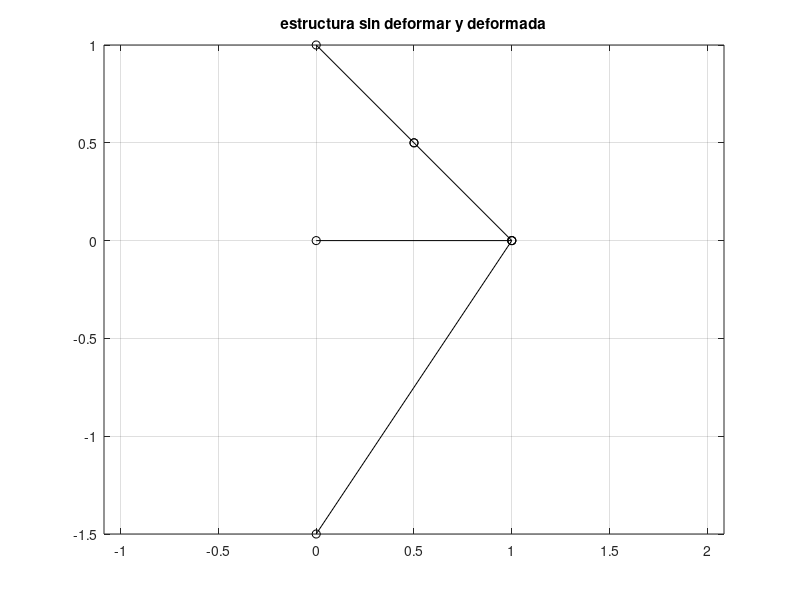

Recreate this plot in MATLAB. (Note: this script raises an error after producing the figure.)
%% Problema 0 de cálculo matricial enb MEF
clear; close all; clc

%% Datos de entrada
L = 1; % longitud característica de la estructura
E = 1; % modulo elasticidad del material
A = 1; % area de las barras
I = 1; % momento de inercia de la viga continua
P = 1; % carga externa
gamma = pi/4; % ángulo de la carga sobre la estructura

% datos realistas
% L = 1; % longitud característica de la estructura
% E = 70e9; % modulo elasticidad del material
% A = 1e-4; % area de las barras
% I = 1e-8; % momento de inercia de la viga continua
% P = 1e4; % carga externa
 
%% Geometría y malla
n_1 = [0 L]; %coordenadas del nodo 1
n_2 = [0 0];
n_3 = [0 -1.5*L];
n_4 = [L 0];
n_5 = [L/2 L/2]; % NODO NUEVO

% operaciones con la malla de nodos:
c_nod = [n_1;n_2;n_3;n_4;n_5]; % matriz de coordenadas nodales
conectividad_n = [1 5;2 4;3 4;5 4]; % matriz de conectividad por nodos: nodos de cada elemento
nnod = size(c_nod,1); % número de nodos de la estructura
gdlnod = 2; % grados de libertad por nodo: en un elemento barra son 2
nGDL = nnod*gdlnod; % número de grados de libertad totales de la estructura: 2 gdls por nodo (elemento barra en el plano 2D)
nele = size(conectividad_n,1); % número de elementos de la estructura: el número de filas de conectividad_n

% graficamos estructura sin deformar
figure(1)
for e=1:nele
    nodos_e = conectividad_n(e,:); % nodos de los elementos
    n1 = c_nod(nodos_e(1),:); 
    n2 = c_nod(nodos_e(2),:);
    c_X = [n1(1) n2(1)]; 
    c_Y = [n1(2) n2(2)];
    plot(c_X,c_Y,'k-o')
    hold on
    grid on
    axis equal
end
title('estructura sin deformar y deformada')

%% Construcción de los elementos
% hoy ensamblamos en automático
% a partir de ahora: TODO en BUCLE AUTOMATICO
% Rigidez
K = zeros(nGDL); % inicio la matriz de rigidez vacía

% Fuerzas nodales equivalentes
Fneq = zeros(nGDL,1); % inicio vector de fuerzas nodales equivalentes de la estructura
conectividad_g = zeros(nele,4); % matriz de conectividad por grados de libertad: filas-elementos, columnas-gdls

for e=1:nele
    nodos = conectividad_n(e,:); % nodos de los elementos
    n1 = c_nod(nodos(1),:); % coordenadas del nodo local 1
    n2 = c_nod(nodos(2),:); % coordenadas del nodo local 2
    
    % grados de libertad de los elementos: me invento una regla nemotécnia
    % que funcione a partir de los nodos usados (o la busco por internet)
    gdle = [nodos(1)*2-1 nodos(1)*2 nodos(2)*2-1 nodos(2)*2];
    conectividad_g(e,:) = gdle; % guardos los grados de libertad
    
    [K_e,Te,Le,C,S] = rigidez_ele_axil(n1,n2,A,E); % rigidez del elemento barra
    K(gdle,gdle) = K(gdle,gdle) + K_e; % ensamblaje de la rigidez
    
    fneq_e = zeros(4,1); % fuerzas nodales equivalentes: no hay en este ejercicio
    Fneq(gdle) = Fneq(gdle) + fneq_e; % ensamblaje de las fuerzas nodales equivalentes
end

%% Fuerzas de acción en la estructura
Fn = zeros(nGDL,1); % vector de fuerzas nodales directas
gdl_P = [7 8]; % grados de libertad de la carga P
Fn(gdl_P) = P*[cos(gamma);-sin(gamma)]; % actualización de P

% vector de de fuerzas de acción
F = Fn + Fneq; % fuerzas de accion totales en los nodos

%% Condiciones de contorno
gdl_T = [1:nGDL]; % grados de libertad de la estructura
gdl_R = [1 2 3 4 5 6]; % grados restringidos
% gdl_L = [7 8 9 10]; % grados libres
gdl_L = setdiff(gdl_T,gdl_R);

% Condensación estática de matrices
U = zeros(nGDL,1); % vector de desplazamientos vacío
uR = U(gdl_R); % vector de desplazamientos restringidos
KLL = K(gdl_L,gdl_L); % matriz reducida por las C.C.: grados de deformación
KRR = K(gdl_R,gdl_R); % matriz reducida por las C.C.: grados restringidos
KLR = K(gdl_L,gdl_R); % matriz reducida por las C.C.: acoplamiento L-R
KRL = KLR'; % matriz reducida por las C.C.: acoplamiento L-R
fL = F(gdl_L); % fuerzas en grados libres: fuerzas de acción (dato)

%% Cálculo de incógnitas
uL = KLL^-1*(fL - KLR*uR); % desplazamiento en grados libres: incógnita
fR = KRL*uL + KRR*uR; % fuerzas externas en grados libres: incógnita
FR = fR - Fneq(gdl_R); % fuerzas de reacción en apoyos
F(gdl_R) = fR; % vector completo de fuerzas externas

% operaciones accesorias
U(gdl_L) = uL; % actualizo uL en U total
Ux = U([1:2:nGDL]); % desplazamientos nodales en eje x
Uy = U([2:2:nGDL]); % desplazamientos nodales en eje y
U_XY = [Ux Uy]; % matriz de desplazamientos nodales

% % U_ele = zeros(nele,4)
% for e=1:nele
%     gdle = conectividad_g(e,:);
%     uele = U(gdle);
%     U_ele(e) = uele; % desplazamientos nodales por elementos
% end

% Comprobación del equilibrio
Fint = K*U; % fuerzas internas en los nodos
Fext = F; % fuerzas externas en los nodos
error_equlibrio = Fint - Fext; % error en el equilibrio de fuerzas

if any(abs(error_equlibrio) > 1e-6)
    disp('error en el equilibrio final')
else
    disp('equilibrio correcto')
end

%% Representación gráfica de la estructura deformada
escala = L/(max(abs(U)))*0.3; % factor de escala para la representación gráfica
c_nod_def = c_nod + U_XY*escala; % coordenadas nodales deformadas
figure(1)
for e=1:nele
    nodos_e = conectividad_n(e,:); % nodos de los elementos
    n1 = c_nod_def(nodos_e(1),:); 
    n2 = c_nod_def(nodos_e(2),:);
    c_X = [n1(1) n2(1)]; 
    c_Y = [n1(2) n2(2)];
    plot(c_X,c_Y,'r--*')
    hold on
    grid on
    axis equal
end

%% Representación gráfica de la matriz de rigidez K
figure(2);
verK = zeros(nGDL);
for s=1:size(K,1)
    for t=1:size(K,1)
        if abs(K(s,t))>1e-12
            verK(s,t)=1;
        else 
            verK(s,t)=0; % Corregido: antes era una expresión lógica sin asignación
        end
    end
end
imagesc(verK); % Crea un plot de colores con los valores de K
colormap(flipud(gray)); % cambia el mapa de colores a gris
% los mayores negro, y los menores blanco
title('Ocupación de K','Fontsize',10)
xlabel('gdln','Fontsize',10) % Etiqueta el eje horizontal
ylabel('gdln','Fontsize',10) % Etiqueta el eje vertical

%% Cálculo de autovalores del problema: modos de deformación de la estructura con condiciones de contorno aplicadas
% CALCULO con KLL ahora, como hace NASTRAN. no uso la K completa: ya se lo que sale del ejercicio anterior
[autovecs,autovals] = eig(KLL); % autovectores y autovalores de la matriz KLL
[autovalores,ordeneig] = sort(diag(real(autovals)),'descend'); % ordenamiento de autovalores de mayor a menor
% help sort, help diag, help real
eigdim = length(autovalores); % el número de autovalores es el de grados de libertad totales ngdl
autovectores = zeros(length(gdl_L),eigdim);

% energía potencial de deformación
for m = 1:eigdim
    autovectores(:,m) = autovecs(:,ordeneig(m)); % ordenamiento de autovectores con autovalores de mayor a menor
    % energía potencial interna de deformación del modo "m"
    PIint_e(m) = 1/2*autovectores(:,m)'*KLL*autovectores(:,m); % ESTE era el FALLO mío en CLASE: no usar KLL, sino K
end

%% Representa gráficamente los modos de deformación y de sólido rígido
% Autovalores y Modos de deformación
figure(3)
mm = ceil(sqrt(length(autovalores))); % entero superior de sqrt()
figure(3); set(figure(3),'WindowState','maximize');

for n = 1:eigdim
    autovalor = autovalores(n);
    U_eig = zeros(nGDL,1); % declaro el tamaño del vector de desplazamientos nodales vacío
    U_eig(gdl_L) = real(autovectores(:,n)); % añado los desplazamientos de gdl_L: los de KLL
    escala_eig = 0.1*L/(max(abs(U_eig))); % escala automática de representación
    subplot(mm,mm,n);
    
    for e=1:nele
        gdle = conectividad_g(e,:);
        node = conectividad_n(e,:);
        cne = [c_nod(node(1),:),c_nod(node(2),:)];
        cx_n = cne([1 3]); cy_n = cne([2 4]);
        plot(cx_n,cy_n,'ko-','LineWidth',1)
        hold on
        ue = real(U_eig(gdle)); 
        uex = ue([1 3])'; 
        uey = ue([2 4])';
        cx_eig = cx_n+escala_eig*uex; 
        cy_eig = cy_n+escala_eig*uey;
        cplot = plot(cx_eig,cy_eig,'ro--','LineWidth',1);
        % axis equal
    end
    
    xlabel('coordenadas X','Fontsize',12)
    ylabel('coordenadas Y','Fontsize',12)
    % zticklabels('z = 0')
    grid on
    axis equal
    format shortE
    title(['Modo ' int2str(n) ' de{\it K},' ' autovalor ' num2str(autovalor, '%6.3e') ','...
    sprintf('\n') 'energía de deformación = ' num2str(PIint_e(n), '%6.3e')],'Fontsize',12)
end
% saveas(gcf,'modos_deformacion.png')

%% Cálculo de tensiones: en MEF ya...

%% Subrutinas: "functions" de Matlab
function [K_e,Te,Le, C,S] = rigidez_ele_axil(n1,n2,A,E)
    % n1, n2: coordenadas globales de los nodos locales 1 y 2 del elemento de 2 nodos
    % E: módulo de Young
    % A: área de sección recta del elemento - constante
    
    % distancias relativas entre nodos locales 1 y 2 en el plano 2D
    deltax_e = n2(1)-n1(1); 
    deltay_e = n2(2)-n1(2);
    Le = sqrt(deltax_e^2+deltay_e^2);
    
    % ángulo entre coordenadas locales y globales en el plano 2D
    S = deltay_e/Le; % seno de alfa
    C = deltax_e/Le; % coseno de alfa
    
    % vectores de la base local xy en coordenadas globales
    n_x = [1;0;0]; 
    n_y = [0;1;0]; 
    n_z = [0;0;1]; % base de referencia global
    
    % vectores de la base local x'y' en coordenadas globales
    nx = [C;S;0]; 
    ny = [-S;C;0]; 
    nz = [0;0;1];
    
    % matriz de cambio de base de un vector 2D
    % Re = [nx'*n_x nx'*n_y nx'*n_z;ny'*n_x ny'*n_y ny'*n_z;nz'*n_x nz'*n_y nz'*n_z]; %Teoría
    Re = [C S;-S C]; %alternativa acortada
    
    %desacoplamiento de los nodos del elemento entre si
    Zeros = zeros(2);
    
    % matriz de transformación de un elemento de 2 nodos en el plano 2D
    Te = [Re Zeros;Zeros Re];
    Ke = A*E/Le*[1 0 -1 0;0 0 0 0;-1 0 1 0;0 0 0 0]; % matriz de rigidez del elemento en coordenadas locales
    K_e = Te'*Ke*Te; % matriz de rigidez del elemento en coordenados globales
end
